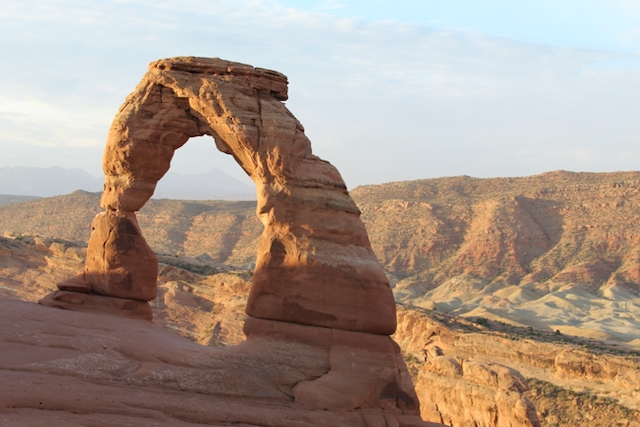
//> input picture 1. image_manipulation/arch.jpeg, 640 x 427 px
$ ./test2 '../1. image_manipulation/arch.jpeg' '../1. image_manipulation/arch.jpeg'   (built with g++ and OpenCV 4)
//> lines starting //> are read from the running program, lines starting //| are printed output that depends on the picture
### Project 2. Content-based Image Retrieval/utils.h
//
// Created by Jyothi vishnu vardhan Kolla on 2/4/23.
// CS-5330 Spring semester.
//
#include <opencv2/opencv.hpp>
/*
 * Function to implement 3 X 3 Sobel X filter
 * src: Source Image
 * dst: Destination Image, allocated by this function
 */
int sobelX3X3(cv::Mat &src, cv::Mat &dst);
/*
 * Function to implement 3 X 3 Sobel y filter
 * src: Source Image
 * dst: Destination Image, allocated by this function
 */
int sobelY3X3(cv::Mat &src, cv::Mat &dst);
/*
 * Function to generate a gradient magnitude image from the X and Y sobel Images.
 * sx: Short sobelX Filter generated Image.
 * sy: Short sobely Filter generated Image.
 * dst: Destination Container where the Image will be stored.
 */
int magnitude(cv::Mat &sx, cv::Mat &sy, cv::Mat &dst);

/*
 * Function to do Laplacian Filter on an given Image.
 * [ 0   1  0 ]
 * [ -1  4   1]
 * [  0  -1   0]
 * src: Source Image on which laplacian Filter must be applied.
 * dst: Destination container to store the Filtered Image.
 */
int laplacianFilter(cv::Mat &src, cv::Mat &dst);

// int gaussianFilter(cv::Mat &src, cv::Mat &dst);

### Project 2. Content-based Image Retrieval/featureVector.h
/*
  Xujia Qin
  30th Jan, 2025
  S21
*/

#include <vector>

/*
 * Retrives the feature vector values given an image by applyig a
 * 7 * 7 square in the center of the image.
 */
std::vector<float> sevenXSevenSquare(cv::Mat &src);

/*
 * Computes the 2D-histogram for a given image.
 * Arg1: src -> source image for which histogram needs to be constructed.
 * Arg2: bins -> Number to bins to quantize.
 */
std::vector<float> twodHistogram(cv::Mat &src, int bins = 16);

/*
 * Computes a 3D-histogram for a given image.
 * Arg1: src -> source image for which histogram needs to be constructed.
 * Arg2: bins -> Number to bins to quantize.
 */
std::vector<float> ThreedHistogram(cv::Mat &src, int bins = 8);

// /*
//  * Computes a multi 3D-histogram for a given top and bottom half of image.
//  * Arg1: src -> source image for which histogram needs to be constructed.
//  * Arg2: bins -> Number to bins to quantize.
//  */
std::vector<float> multiHistogram(cv::Mat &src, int bins = 8);

// /*
//  * Computes a multi 3D-histogram for a given Image from left and right half of image.
//  * Arg1: src -> source image for which histogram needs to be constructed.
//  * Arg2: bins -> Number to bins to quantize.
//  */
// std::vector<float> multiHistogramLeftRight(cv::Mat &src, int bins = 8);

/*
 * Computes a multi 3D-histogram by taking the gradient magnitude for a given image.
 * Arg1: src -> source image for which histogram needs to be constructed.
 * Arg2: bins -> Number to bins to quantize.
 */
std::vector<float> colorTexture(cv::Mat &src);

// /*
//  * Computes a multi 3D-histogram for a given Image one for image and another by applying gradient magnitude on it.
//  * Arg1: src -> source image for which histogram needs to be constructed.
//  * Arg2: bins -> Number to bins to quantize.
//  */
std::vector<float> LaplaciancolorTexture(cv::Mat &src);

// /*
//  * Thresholds the given Image in HSV format in such a way that, all yellow
//  * pixels are whitened.
//  */
std::vector<float> yellowThresholding(cv::Mat &src);

// /*
//  *  Thresholds the given Image in HSV format in such a way that, all blue
//  * pixels are whitened.
//  */
std::vector<float> blueThresholding(cv::Mat &src);

### Project 2. Content-based Image Retrieval/test2.cpp
#include <iostream>
#include <fstream>
#include <sstream>
#include <opencv2/opencv.hpp>
#include "featureVector.h"
#include "utils.h"
#include <cmath>
#include <vector>
#include <string>
#include <cstring> // For strcmp
using namespace std;

// Function to compute a multi 3D-histogram for a given image, using depth map to filter pixels
vector<float> depthFilteredMultiHistogram(cv::Mat &src, cv::Mat &depthMap, int bins, float depthThreshold) {
    vector<vector<vector<int>>> hist3d1(
        bins + 1, vector<vector<int>>(bins + 1, vector<int>(bins + 1, 0)));
    vector<float> result;
    int bin_size = 255 / bins;
    float total_pixels = 0.0;

    // Top half
    for (int i = 0; i <= src.rows / 2; i++) {
        cv::Vec3b *rptr = src.ptr<cv::Vec3b>(i);
        float *dptr = depthMap.ptr<float>(i);
        for (int j = 0; j < src.cols; j++) {
            if (dptr[j] > depthThreshold) continue; // Skip pixels beyond the depth threshold

            float blue = rptr[j][0];
            float green = rptr[j][1];
            float red = rptr[j][2];

            int blue_index = blue / bin_size;
            int green_index = green / bin_size;
            int red_index = red / bin_size;

            total_pixels++;
            hist3d1[blue_index][green_index][red_index] += 1;
        }
    }

    // Bottom half
    vector<vector<vector<int>>> hist3d2(
        bins + 1, vector<vector<int>>(bins + 1, vector<int>(bins + 1, 0)));

    for (int i = (src.rows / 2) + 1; i < src.rows; i++) {
        cv::Vec3b *rptr1 = src.ptr<cv::Vec3b>(i);
        float *dptr1 = depthMap.ptr<float>(i);
        for (int j = 0; j < src.cols; j++) {
            if (dptr1[j] > depthThreshold) continue; // Skip pixels beyond the depth threshold

            float blue = rptr1[j][0];
            float green = rptr1[j][1];
            float red = rptr1[j][2];

            int blue_index = blue / bin_size;
            int green_index = green / bin_size;
            int red_index = red / bin_size;

            hist3d2[blue_index][green_index][red_index] += 1;
            total_pixels++;
        }
    }

    // Normalize and flatten the histograms
    for (int i = 0; i < bins + 1; i++) {
        for (int j = 0; j < bins + 1; j++) {
            for (int k = 0; k < bins + 1; k++) {
                result.push_back(hist3d1[i][j][k] / total_pixels);
            }
        }
    }

    for (int i = 0; i < bins + 1; i++) {
        for (int j = 0; j < bins + 1; j++) {
            for (int k = 0; k < bins + 1; k++) {
                result.push_back(hist3d2[i][j][k] / total_pixels);
            }
        }
    }

    return result;
}

int main(int argc, char *argv[]) {
    if (argc < 3) {
        std::cout << "Usage: " << argv[0] << " <RGB image (JPG)> <Depth map (PNG)>" << std::endl;
        return -1;
    }

    // Load the RGB image (JPG format)
    cv::Mat src = cv::imread(argv[1], cv::IMREAD_COLOR);
//> src is the input picture: 427 rows x 640 cols, CV_8UC3; mean B, G, R 137.7, 150.6, 168.9
    if (src.empty()) {
        std::cerr << "Error: Unable to read RGB image " << argv[1] << std::endl;
        return -1;
    }

    // Load the depth map (PNG format)
    cv::Mat depthMap = cv::imread(argv[2], cv::IMREAD_UNCHANGED);
    if (depthMap.empty()) {
        std::cerr << "Error: Unable to read depth map " << argv[2] << std::endl;
        return -1;
    }

    // Convert multi-channel depth maps to single-channel grayscale
    if (depthMap.channels() == 3) {
        cv::cvtColor(depthMap, depthMap, cv::COLOR_BGR2GRAY);
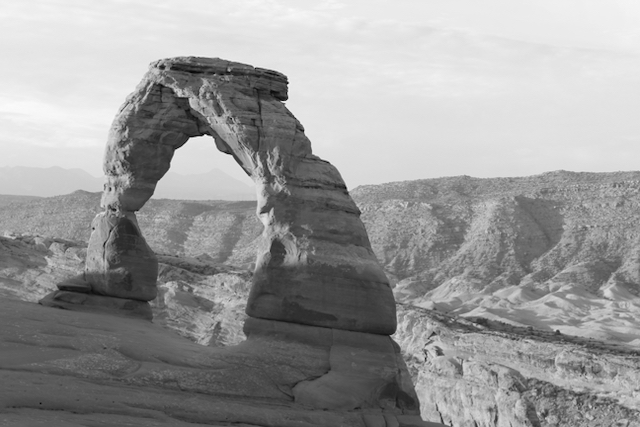
//> depthMap: 427 rows x 640 cols, CV_8UC1; min 4, max 252, mean 154.6
    } else if (depthMap.channels() == 4) {
        cv::cvtColor(depthMap, depthMap, cv::COLOR_BGRA2GRAY);
    }

    // Convert depth map to floating point (normalize if necessary)
    if (depthMap.type() == CV_16U) {
        depthMap.convertTo(depthMap, CV_32F, 1.0 / 65535.0); // Normalize 16-bit to [0,1]
    } else if (depthMap.type() == CV_8U) {
        depthMap.convertTo(depthMap, CV_32F, 1.0 / 255.0); // Normalize 8-bit to [0,1]
//> depthMap: 427 rows x 640 cols, CV_32FC1
    } else if (depthMap.type() != CV_32F) {
        std::cerr << "Unsupported depth map format: " << depthMap.type() << std::endl;
        return -1;
    }

    // Ensure depth map and image have the same dimensions
    if (src.size() != depthMap.size()) {
        std::cerr << "Error: RGB image and depth map dimensions do not match!" << std::endl;
        return -1;
    }

    // Set parameters
    int bins = 8;
    float depthThreshold = 0.51; // Adjust as needed

    // Compute the depth-filtered histogram
    std::vector<float> histogram = depthFilteredMultiHistogram(src, depthMap, bins, depthThreshold);
//> the loop in depthFilteredMultiHistogram, `for (int i = 0; i <= src.rows / 2; i++)` made 214 passes
//> total_pixels on passes 1 to 3: 0, 0, 0
//> after the loop in depthFilteredMultiHistogram, `for (int i = 0; i <= src.rows / 2; i++)`: total_pixels = 21799
//> the loop in depthFilteredMultiHistogram, `for (int i = (src.rows / 2) + 1; i < src.rows; i++)` made 213 passes
//> total_pixels on passes 1 to 3: 22022, 22241, 22468
//> after the loop in depthFilteredMultiHistogram, `for (int i = (src.rows / 2) + 1; i < src.rows; i++)`: total_pixels = 110890
//> after the loop in depthFilteredMultiHistogram, `for (int i = 0; i < bins + 1; i++)`: result = 729 values, max 0.0439 at index 102, min 0 at index 4, mean 0.00027
//> after the loop in depthFilteredMultiHistogram, `for (int i = 0; i < bins + 1; i++)`: result = 1458 values, max 0.264 at index 912, min 0 at index 4, mean 0.000686
//> histogram has the same summary as result in depthFilteredMultiHistogram

    // Print first 10 histogram values for debugging
    std::cout << "Histogram values (first 10): ";
    for (size_t i = 0; i < histogram.size(); ++i) {
        std::cout << histogram[i] << " ";
    }
//> this loop made 1458 passes
//| 0.000459915 0.00314726 0.000423843 1.80359e-05 0 0 0 0
//> (output is shown up to pass 8 of 1458)
    std::cout << "..." << std::endl;

    return 0;
}
